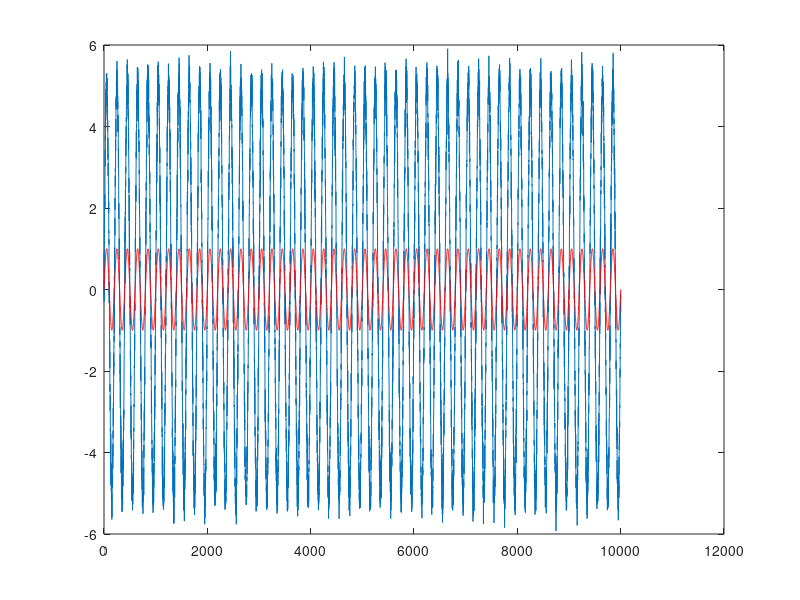

Recreate this plot in MATLAB.
clc
clear
Fs=1000;
t= 0:1/Fs :10;
y = sin(2*pi*5*t);

Y1 = [2;-2]*y + 0.25*randn(2,length(y));
Y2 = [0.6;1.68]*y + 0.25*randn(2,length(y));
Y3 = [-3.2;2.2]*y + 0.25*randn(2,length(y));

Data =[Y1',Y2',Y3'];

%% making data zeromean
mean_Data = mean(Data) ;
Data = Data - mean_Data;

%% calculating cov matrix
N = length(y);
covariance = 1/(N-1)*(Data'*Data);
[V,D] = eig(covariance);
Signal = Data*V;

plot(Signal(:,end))
hold on
plot(y,'-r')

disp(['var of Data= ' num2str(var(Data))])
disp(['var of Signal= ' num2str(var(Signal))])